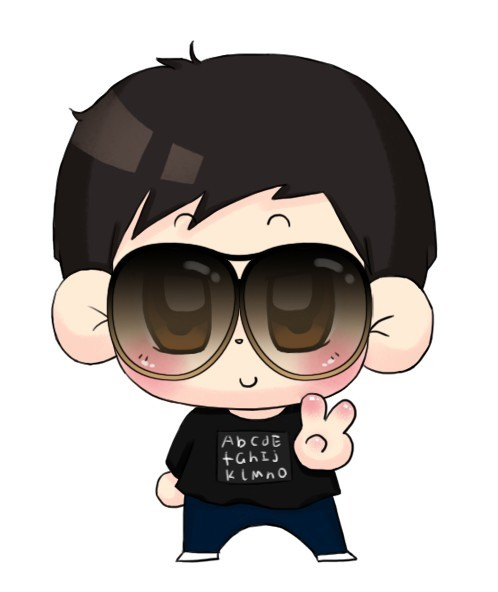
#> input picture _6_module/xiaolan.jpg, 498 x 592 px
$ python _thirdparty.py
#> lines starting #> are read from the running program, lines starting #| are printed output that depends on the picture
#!/usr/bin/env python
# -*- coding: utf-8 -*-
"""
__title__ = '第三方模块'
__author__ = 'fangyeqing'
__time__ = '2016/11/3'
"""
from PIL import Image

im = Image.open('xiaolan.jpg')
#> im is the input picture: PIL image 498x592 RGB; mean R, G, B 177.8, 172.6, 169.6
print(im.format, im.size, im.mode)
#| JPEG (498, 592) RGB
im.thumbnail((400, 400))
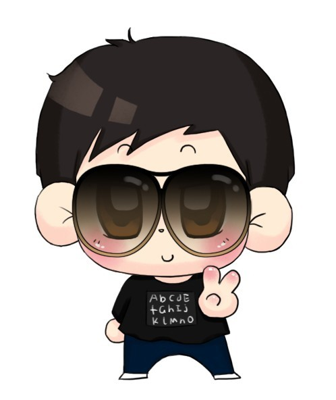
#> im: PIL image 336x400 RGB; mean R, G, B 177.8, 172.5, 169.6
im.save('xiaolan.png', 'JPEG')
